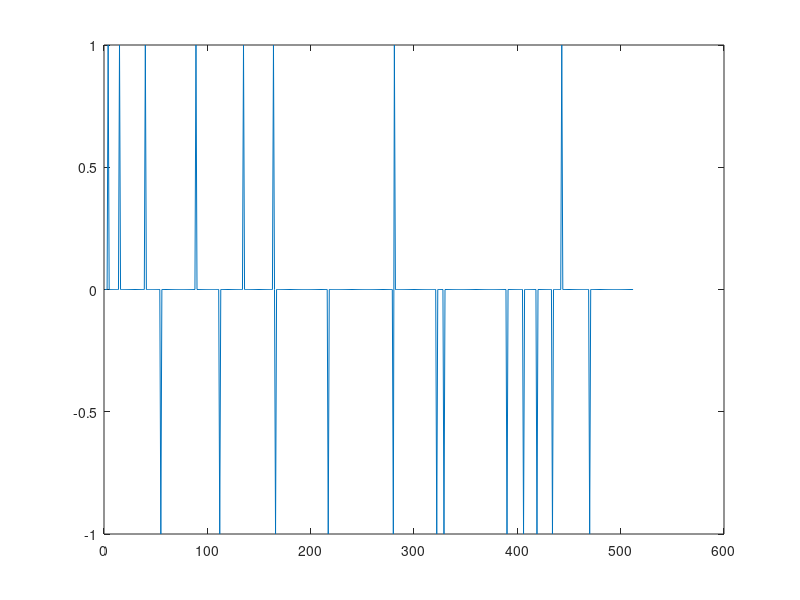
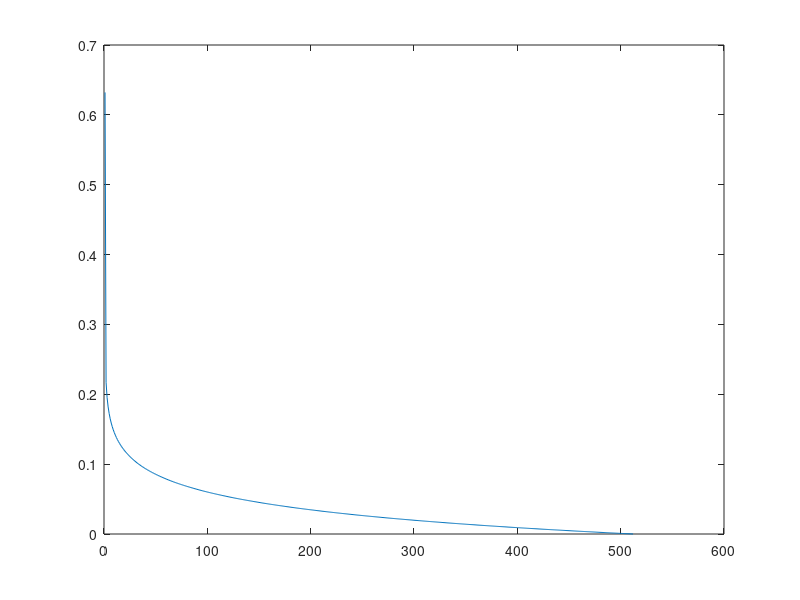

Write the MATLAB code that produced these figures, in order. (Note: this script raises an error after producing the figures.)
% if [Q,R] = qr(A',0);  A = Q';

%% addpath for PQN working
cd ../../../../functions;
addpath(genpath(pwd))
cd ../experiments/help_spgl1/modifying/task10strictvssparse

%% sample matrix
m = 120; n = 512; k = 20; % m rows, n cols, k nonzeros.
A  = randn(m,n); [Q,R] = qr(A',0);  A = Q';

opts.decTol = 1e-3;
opts.optTol = 1e-4;
opts.iterations = 100;
opts.nPrevVals = 1; % opt out the nonmonotone line search 
% 
% save temp A m n k opts
% clear;
% load temp

%% problem setting
% strict problem setting
p = randperm(n); x0 = zeros(n,1); x0(p(1:k)) = sign(randn(k,1));
h = figure;title('sparse signal')
plot(x0);
saveas(h,'sparse signal');
b0  = A*x0;

% compressible problem setting
nn = linspace(0,1,n);
x0_compress = exp(-nn.^.1);
x0_compress = x0_compress - min(x0_compress);
h = figure;title('compress signal')
plot(x0_compress)
saveas(h,'compress signal')
x0_compress = x0_compress(:);
b_compress  = A*x0_compress + 0.005 * randn(m,1);

%% reconstruct
tau = norm(x0,1);
% sparse
opts.fid = fopen('sparse_spg.txt','w');
[x_spg1,r_spgl,g_spgl,info_spg1] = spgl1(A, b0, tau, [], zeros(size(A,2),1), opts);
opts.fid = fopen('sparse_pqn.txt','w');
opts.optTol = info_spg1.rNorm;
[x_sparse,r_sparse,g_sparse,info_sparse] = pqnl1_2(A, b0, tau,[], zeros(size(A,2),1), opts); % Find BP sol'n.

h = figure;title('sparse resconstruct'); 
subplot(2,1,1);plot(x_spg1);title('spg');axis('tight')
subplot(2,1,2);plot(x_sparse);title('pqn');axis('tight')
saveas(h,'sparse resconstruct')

% compress
tau = norm(x0_compress,1);
opts.fid = fopen('compress_spg.txt','w');
[x_spg2,r_spg2,g_spg2,info_spg2] = spgl1(A, b_compress, tau,[], zeros(size(A,2),1), opts); % Find BP sol'n.
opts.fid = fopen('compress_pqn.txt','w');
opts.optTol = info_spg2.rNorm;
[x_compress,r_compress,g_compress,info_compress] = pqnl1_2(A, b_compress, tau, [], zeros(size(A,2),1), opts); % Find BP sol'n.

h = figure; title('compress resconstruct'); 
subplot(2,1,1);plot(x_spg2);title('spg');axis('tight')
subplot(2,1,2);plot(x_compress);title('pqn');axis('tight')
saveas(h,'compress resconstruct')


%% show result
info_sparse
info_spg1
info_compress
info_spg2

h = figure;title('strict sparse Solution paths')
plot(info_sparse.xNorm1,info_sparse.rNorm2,info_spg1.xNorm1,info_spg1.rNorm2);hold on
scatter(info_sparse.xNorm1,info_sparse.rNorm2);
scatter(info_spg1.xNorm1,info_spg1.rNorm2);hold off
legend('pqn','spg')
axis tight
saveas(h,'strict sparse Solution paths')

h = figure;title('compress signal Solution paths')
plot(info_compress.xNorm1,info_compress.rNorm2,info_spg2.xNorm1,info_spg2.rNorm2);hold on
scatter(info_compress.xNorm1,info_compress.rNorm2);
scatter(info_spg2.xNorm1,info_spg2.rNorm2);hold off
legend('pqn','spg')
axis tight
saveas(h,'compress signal Solution paths')



